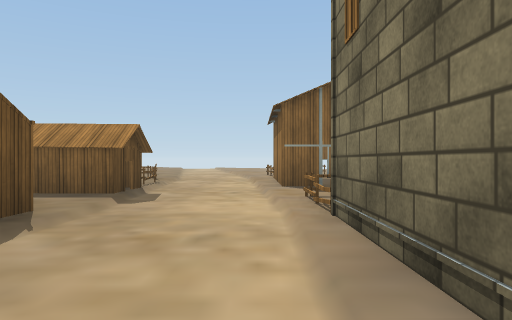
view 1 (above)

24 first-person views from a walk through a 3-D level made in the Unity game engine. The camera is 1.3 m above the floor, looks level and sees 70° across. The floor is counted in squares, 2 m on a side. Each view is taken from the middle of a square. On the plan, view 1 faces up. The plan holds only what a view shows up to about 11 squares ahead; the rest is blank. The place goes on beyond the plan. The player is left out. Some surface patterns are stand-ins.

view 2
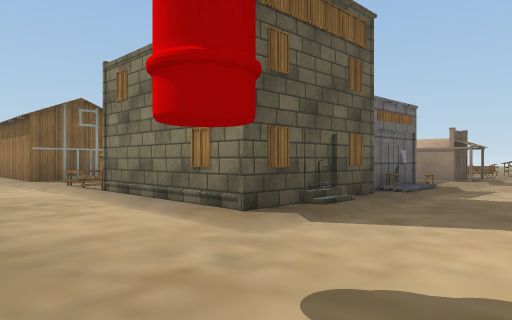

view 3
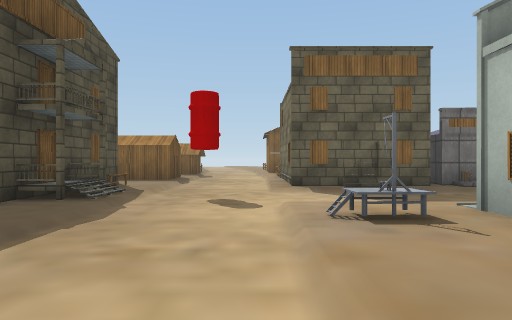

view 4
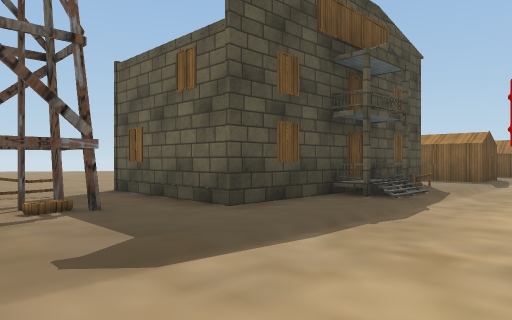

view 5
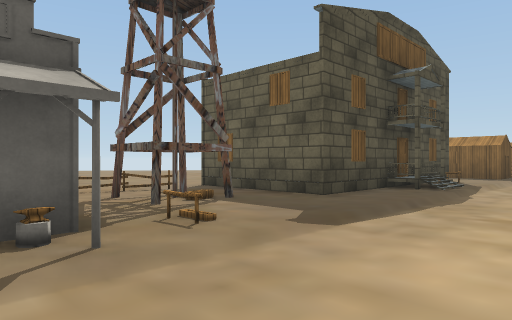

view 6
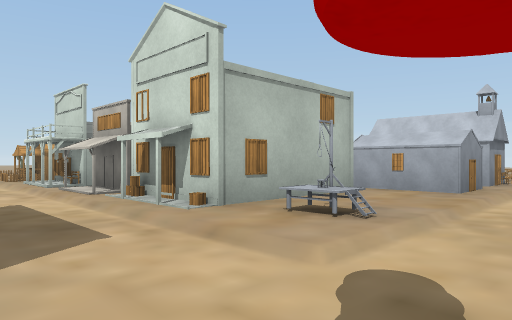

view 7
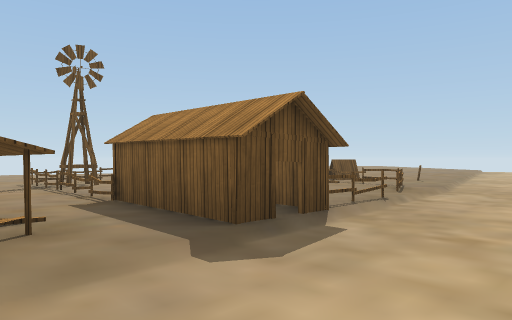

view 8
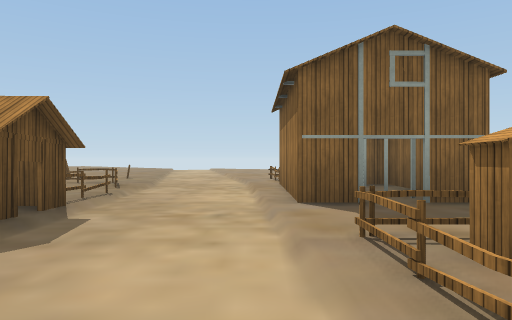

view 9
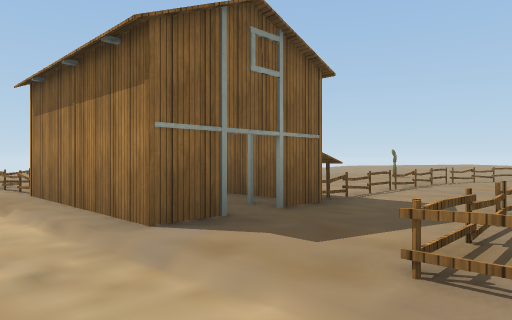

view 10
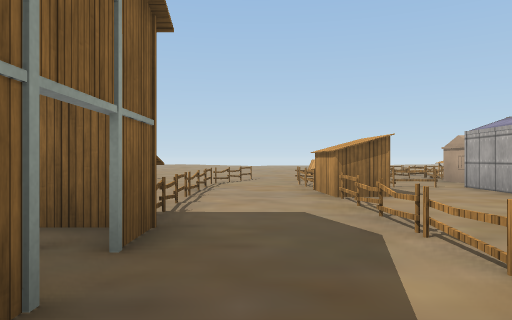

view 11
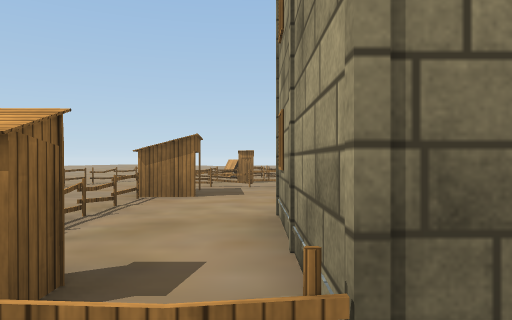

view 12
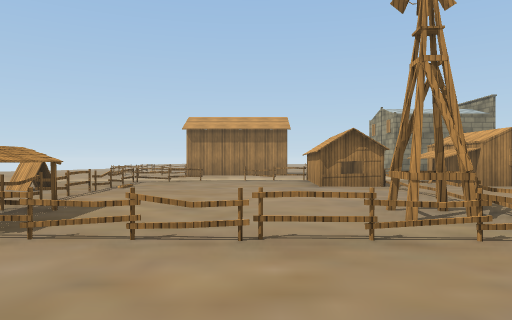

view 13
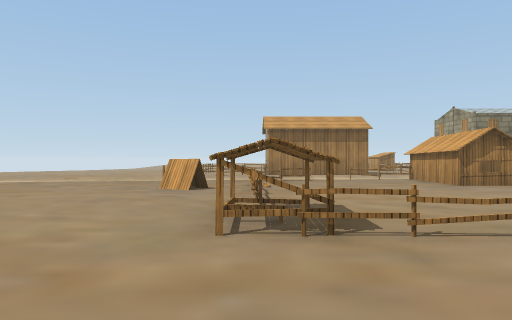

view 14
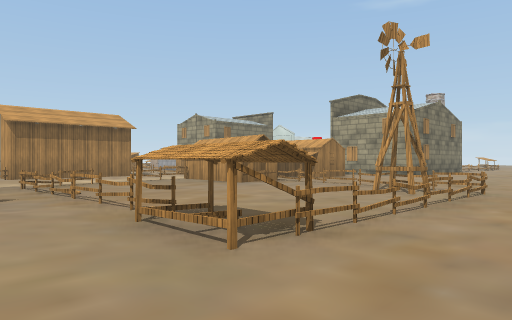

view 15
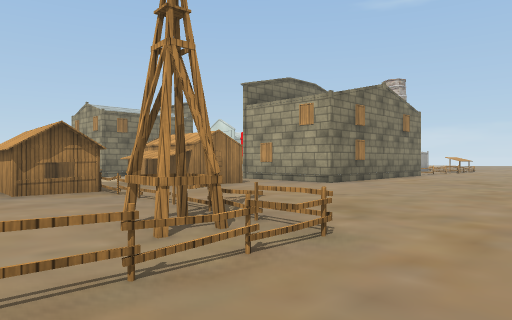

view 16
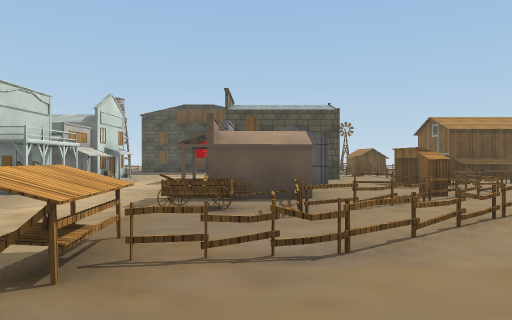

view 17
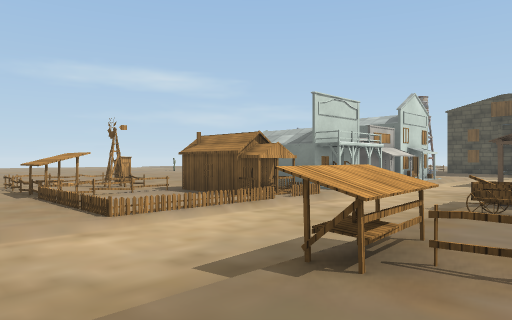

view 18
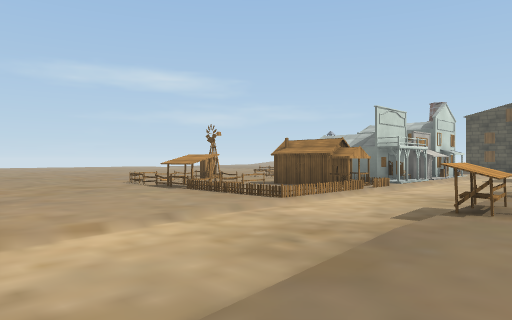

view 19
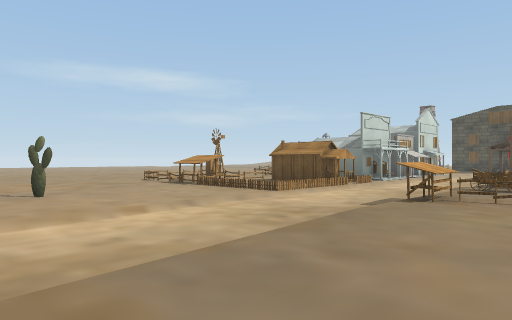

view 20
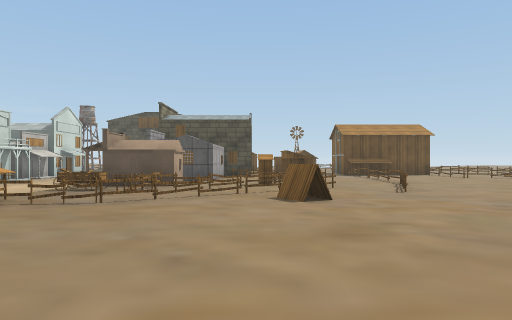

view 21
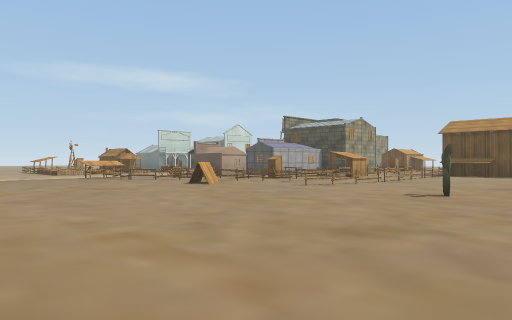

view 22
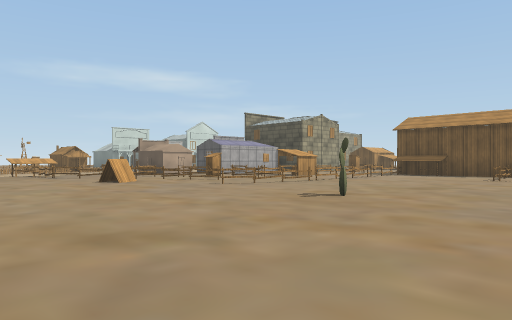

view 23
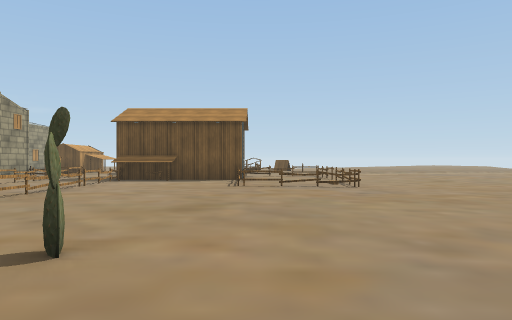

view 24
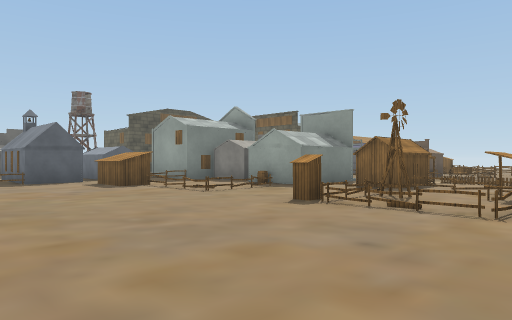

### Floor plan
Key: @ floor where view 1 was taken; # wall or solid block; x gap in a wall; . main floor; : floor 0.25 m higher than the main floor; - floor 0.25 m lower than the main floor; / step, stairs or slope; = window, fence, low wall or low ledge; ^ raised ledge; B barrel.
Columns run from 13 left of view 1 to 20 right of it. Each row starts with its distance up from view 1.
 14  ---.....=/--.=  ===------ -- -
 13  ----...../--.=  ..=...-------- .
 12 ---^^x#===.--/#  ===....--------
 11  --=#.....=--/###.......-#-----..
 10  --x-......--/###.......-------..
  9 ---#-......--/#.#.......------..
  8  --=-......--/#x#.x===x=------..
  7  --=#...###/-/..........=-----..
  6  ----===..//--..===^#=.=........
  5   ---....^./--=#...##====.#.....
  4   --....###/--.......=#===.......
  3   -.....###/--### ......==......
  2   ........./--#    ##...=.=..... .
  1   .....###./--#  .## .##=..=.....
  0    ....# ##/-@###.//..##=.^^....//
 -1    ....###./----------------------
 -2    ...   #:/B--------------------
 -3   ....   #./--//////###////////..
 -4  .....   #./--#.####.##/#........
 -5  ......###./--..#    ##.#......#.
 -6   .....=.../--..#    ##.#=x^.....
 -7     ...=#../--..#   .......^....
 -8       =...//--###  ......#.=....
 -9           ##--# #  ..=..^..=....
-10              -###.^^............
-11               ####..............
-12               ...=...........
-13                     ........
-14                          .. .

Positions as (right, up) in squares from view 1, and headings:
1: (0, 0), facing up
2: (-2, -3), facing up-right
3: (0, -8), facing up
4: (0, -8), facing up-left
5: (0, -10), facing up-left
6: (-1, -1), facing down-right
7: (0, 4), facing up-left
8: (0, 3), facing up
9: (-1, 5), facing up-right
10: (0, 7), facing right
11: (0, 4), facing right
12: (-13, 9), facing right
13: (-13, 12), facing right
14: (-12, 14), facing down-right
15: (-12, 9), facing down-right
16: (16, 1), facing left
17: (16, 1), facing down-left
18: (19, 1), facing down-left
19: (20, 2), facing down-left
20: (19, 4), facing left
21: (19, 13), facing down-left
22: (17, 14), facing down-left
23: (14, 12), facing left
24: (15, -14), facing up-left
